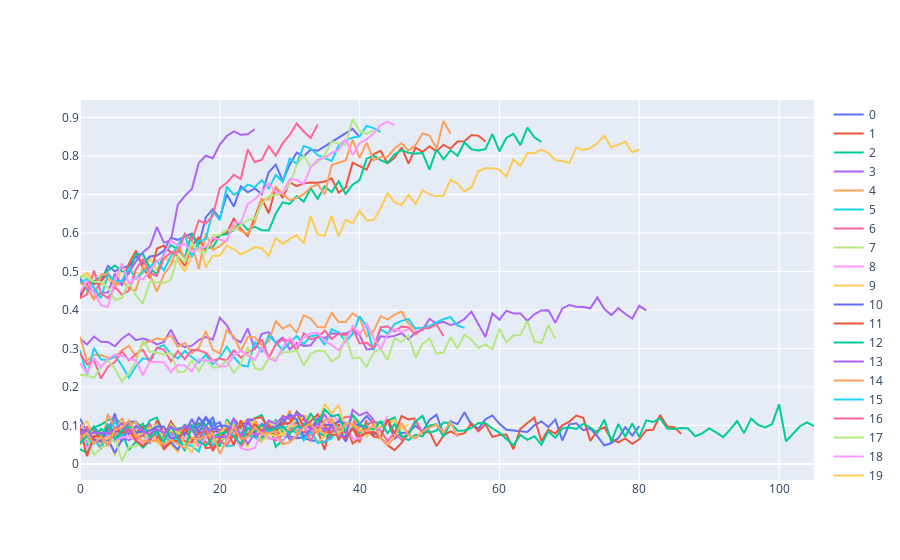

The code cell stored with this chart in its notebook:
### Code cell
import plotly.express as px
import plotly.graph_objects as go

# for i, df in enumerate(solved_dfs):
#     plt.plot(df["error"], label=i)
# plt.legend()
# plt.show()

data = {i: df for i, df in enumerate(solved_dfs)}
fig = go.Figure()

for i in data:
    fig = fig.add_trace(go.Line(y = data[i]["error"], 
                                   name = i))
fig.show()
